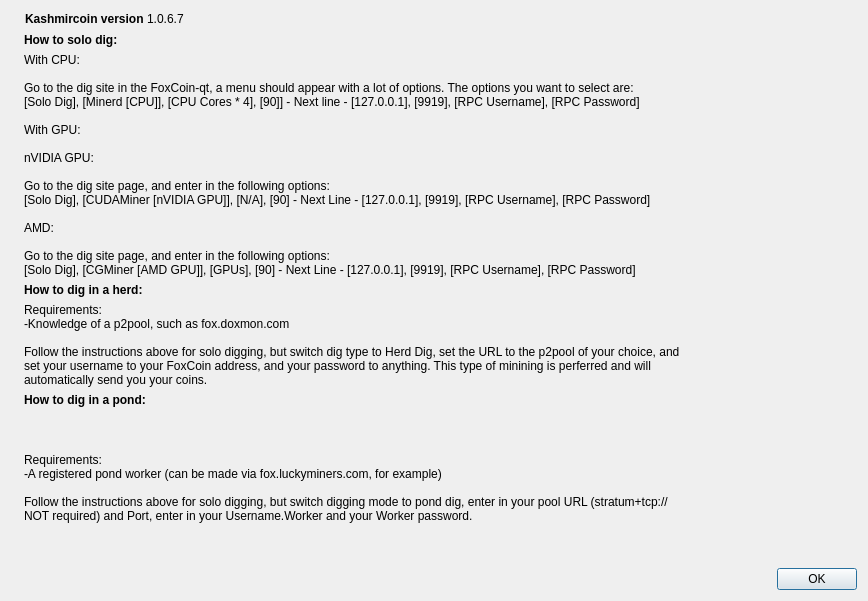
<?xml version="1.0" encoding="UTF-8"?>
<ui version="4.0">
 <class>tutoWriteDialog</class>
 <widget class="QDialog" name="tutoWriteDialog">
  <property name="geometry">
   <rect>
    <x>0</x>
    <y>0</y>
    <width>868</width>
    <height>601</height>
   </rect>
  </property>
  <property name="windowTitle">
   <string>How to mine FoxCoin</string>
  </property>
  <layout class="QHBoxLayout" name="horizontalLayout_2">
   <item>
    <widget class="QLabel" name="label_4">
     <property name="sizePolicy">
      <sizepolicy hsizetype="Preferred" vsizetype="Ignored">
       <horstretch>0</horstretch>
       <verstretch>0</verstretch>
      </sizepolicy>
     </property>
     <property name="pixmap">
      <pixmap resource="../bitcoin.qrc">:/images/about</pixmap>
     </property>
    </widget>
   </item>
   <item>
    <layout class="QVBoxLayout" name="verticalLayout_2">
     <item>
      <widget class="QFrame" name="frame">
       <property name="sizePolicy">
        <sizepolicy hsizetype="Fixed" vsizetype="Fixed">
         <horstretch>0</horstretch>
         <verstretch>0</verstretch>
        </sizepolicy>
       </property>
       <layout class="QHBoxLayout" name="horizontalLayout" stretch="0,0">
        <property name="spacing">
         <number>0</number>
        </property>
        <property name="sizeConstraint">
         <enum>QLayout::SetFixedSize</enum>
        </property>
        <property name="leftMargin">
         <number>1</number>
        </property>
        <property name="topMargin">
         <number>1</number>
        </property>
        <property name="rightMargin">
         <number>1</number>
        </property>
        <property name="bottomMargin">
         <number>1</number>
        </property>
        <item>
         <widget class="QLabel" name="label">
          <property name="sizePolicy">
           <sizepolicy hsizetype="Fixed" vsizetype="Fixed">
            <horstretch>0</horstretch>
            <verstretch>0</verstretch>
           </sizepolicy>
          </property>
          <property name="maximumSize">
           <size>
            <width>16777215</width>
            <height>267</height>
           </size>
          </property>
          <property name="cursor">
           <cursorShape>IBeamCursor</cursorShape>
          </property>
          <property name="text">
           <string>&lt;html&gt;&lt;head/&gt;&lt;body&gt;&lt;p&gt;&lt;span style=&quot; font-weight:600;&quot;&gt;Kashmircoin version &lt;/span&gt;&lt;/p&gt;&lt;/body&gt;&lt;/html&gt;</string>
          </property>
          <property name="textInteractionFlags">
           <set>Qt::LinksAccessibleByMouse|Qt::TextSelectableByKeyboard|Qt::TextSelectableByMouse</set>
          </property>
         </widget>
        </item>
        <item>
         <widget class="QLabel" name="versionLabel">
          <property name="sizePolicy">
           <sizepolicy hsizetype="Fixed" vsizetype="Fixed">
            <horstretch>0</horstretch>
            <verstretch>0</verstretch>
           </sizepolicy>
          </property>
          <property name="cursor">
           <cursorShape>IBeamCursor</cursorShape>
          </property>
          <property name="text">
           <string notr="true">1.0.6.7</string>
          </property>
          <property name="textFormat">
           <enum>Qt::RichText</enum>
          </property>
          <property name="textInteractionFlags">
           <set>Qt::LinksAccessibleByMouse|Qt::TextSelectableByKeyboard|Qt::TextSelectableByMouse</set>
          </property>
         </widget>
        </item>
       </layout>
      </widget>
     </item>
     <item>
      <widget class="QLabel" name="label_3">
       <property name="sizePolicy">
        <sizepolicy hsizetype="Minimum" vsizetype="Maximum">
         <horstretch>0</horstretch>
         <verstretch>0</verstretch>
        </sizepolicy>
       </property>
       <property name="text">
        <string>&lt;html&gt;&lt;head/&gt;&lt;body&gt;&lt;p&gt;&lt;span style=&quot; font-weight:600;&quot;&gt;How to solo dig:&lt;/span&gt;&lt;/p&gt;&lt;/body&gt;&lt;/html&gt;</string>
       </property>
      </widget>
     </item>
     <item>
      <widget class="QLabel" name="label_2">
       <property name="sizePolicy">
        <sizepolicy hsizetype="Minimum" vsizetype="Maximum">
         <horstretch>0</horstretch>
         <verstretch>0</verstretch>
        </sizepolicy>
       </property>
       <property name="text">
        <string>With CPU:

Go to the dig site in the FoxCoin-qt, a menu should appear with a lot of options. The options you want to select are:
[Solo Dig], [Minerd [CPU]], [CPU Cores * 4], [90]] - Next line - [127.0.0.1], [9919], [RPC Username], [RPC Password]

With GPU:

nVIDIA GPU:

Go to the dig site page, and enter in the following options:
[Solo Dig], [CUDAMiner [nVIDIA GPU]], [N/A], [90] - Next Line - [127.0.0.1], [9919], [RPC Username], [RPC Password] 

AMD:

Go to the dig site page, and enter in the following options:
[Solo Dig], [CGMiner [AMD GPU]], [GPUs], [90] - Next Line - [127.0.0.1], [9919], [RPC Username], [RPC Password]</string>
       </property>
       <property name="textInteractionFlags">
        <set>Qt::LinksAccessibleByMouse|Qt::TextSelectableByMouse</set>
       </property>
      </widget>
     </item>
     <item>
      <widget class="QLabel" name="label_7">
       <property name="sizePolicy">
        <sizepolicy hsizetype="Preferred" vsizetype="Maximum">
         <horstretch>0</horstretch>
         <verstretch>0</verstretch>
        </sizepolicy>
       </property>
       <property name="text">
        <string>&lt;html&gt;&lt;head/&gt;&lt;body&gt;&lt;p&gt;&lt;span style=&quot; font-weight:600;&quot;&gt;How to dig in a herd:&lt;/span&gt;&lt;/p&gt;&lt;/body&gt;&lt;/html&gt;</string>
       </property>
      </widget>
     </item>
     <item>
      <widget class="QLabel" name="label_8">
       <property name="sizePolicy">
        <sizepolicy hsizetype="Preferred" vsizetype="Maximum">
         <horstretch>0</horstretch>
         <verstretch>0</verstretch>
        </sizepolicy>
       </property>
       <property name="text">
        <string>Requirements:
-Knowledge of a p2pool, such as fox.doxmon.com

Follow the instructions above for solo digging, but switch dig type to Herd Dig, set the URL to the p2pool of your choice, and
set your username to your FoxCoin address, and your password to anything. This type of minining is perferred and will
automatically send you your coins.</string>
       </property>
      </widget>
     </item>
     <item>
      <widget class="QLabel" name="label_5">
       <property name="sizePolicy">
        <sizepolicy hsizetype="Preferred" vsizetype="Maximum">
         <horstretch>0</horstretch>
         <verstretch>0</verstretch>
        </sizepolicy>
       </property>
       <property name="text">
        <string>&lt;html&gt;&lt;head/&gt;&lt;body&gt;&lt;p&gt;&lt;span style=&quot; font-weight:600;&quot;&gt;How to dig in a pond:&lt;/span&gt;&lt;/p&gt;&lt;/body&gt;&lt;/html&gt;</string>
       </property>
      </widget>
     </item>
     <item>
      <widget class="QLabel" name="label_6">
       <property name="text">
        <string>Requirements:
-A registered pond worker (can be made via fox.luckyminers.com, for example)

Follow the instructions above for solo digging, but switch digging mode to pond dig, enter in your pool URL (stratum+tcp:// 
NOT required) and Port, enter in your Username.Worker and your Worker password.</string>
       </property>
      </widget>
     </item>
     <item>
      <widget class="QDialogButtonBox" name="buttonBox">
       <property name="orientation">
        <enum>Qt::Horizontal</enum>
       </property>
       <property name="standardButtons">
        <set>QDialogButtonBox::Ok</set>
       </property>
      </widget>
     </item>
    </layout>
   </item>
  </layout>
 </widget>
 <resources>
  <include location="../bitcoin.qrc"/>
 </resources>
 <connections>
  <connection>
   <sender>buttonBox</sender>
   <signal>accepted()</signal>
   <receiver>tutoWriteDialog</receiver>
   <slot>accept()</slot>
   <hints>
    <hint type="sourcelabel">
     <x>360</x>
     <y>308</y>
    </hint>
    <hint type="destinationlabel">
     <x>157</x>
     <y>274</y>
    </hint>
   </hints>
  </connection>
  <connection>
   <sender>buttonBox</sender>
   <signal>rejected()</signal>
   <receiver>tutoWriteDialog</receiver>
   <slot>reject()</slot>
   <hints>
    <hint type="sourcelabel">
     <x>428</x>
     <y>308</y>
    </hint>
    <hint type="destinationlabel">
     <x>286</x>
     <y>274</y>
    </hint>
   </hints>
  </connection>
 </connections>
</ui>
